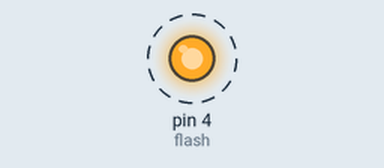
A program run on a simulated MicroPython board. Shown: output pins drawn as LEDs (lit = HIGH). Dashed ring = blinking. What the program prints to the serial console is not drawn. At 1.8 s the program stops and its outputs stay as they are.

Above: at 0.15 s.
Timing chart, 0 to 3.0 s (numbered marks = the images above):
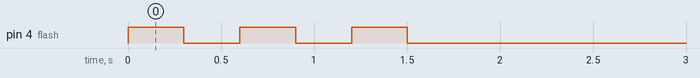

The program:

c3_not_toggle.py
```python
from machine import Pin
import time

flash = Pin(4, Pin.OUT, value=0)

print("not 0 =", not 0)
print("not 1 =", not 1)
print("처음 값:", flash.value())

for i in range(6):
    flash.value(not flash.value())  # 지금 값의 반대를 넣는다
    print(i, "번째 뒤집기 →", flash.value())
    time.sleep_ms(300)
```

Measured:
- by itself, pin 4 (flash): alternates HIGH for 0.30 s and LOW for 0.30 s, 6 changes in all, then stays LOW
